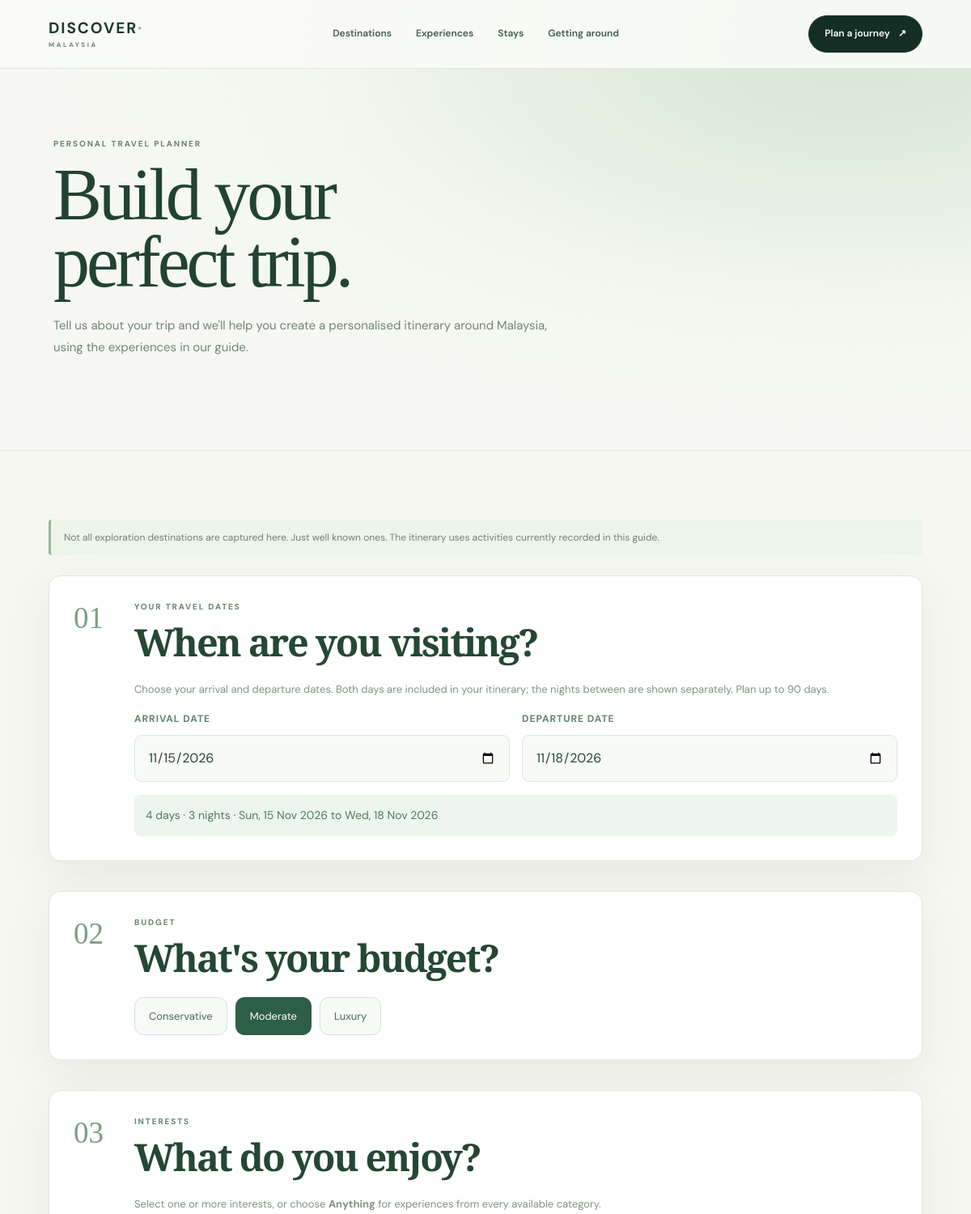
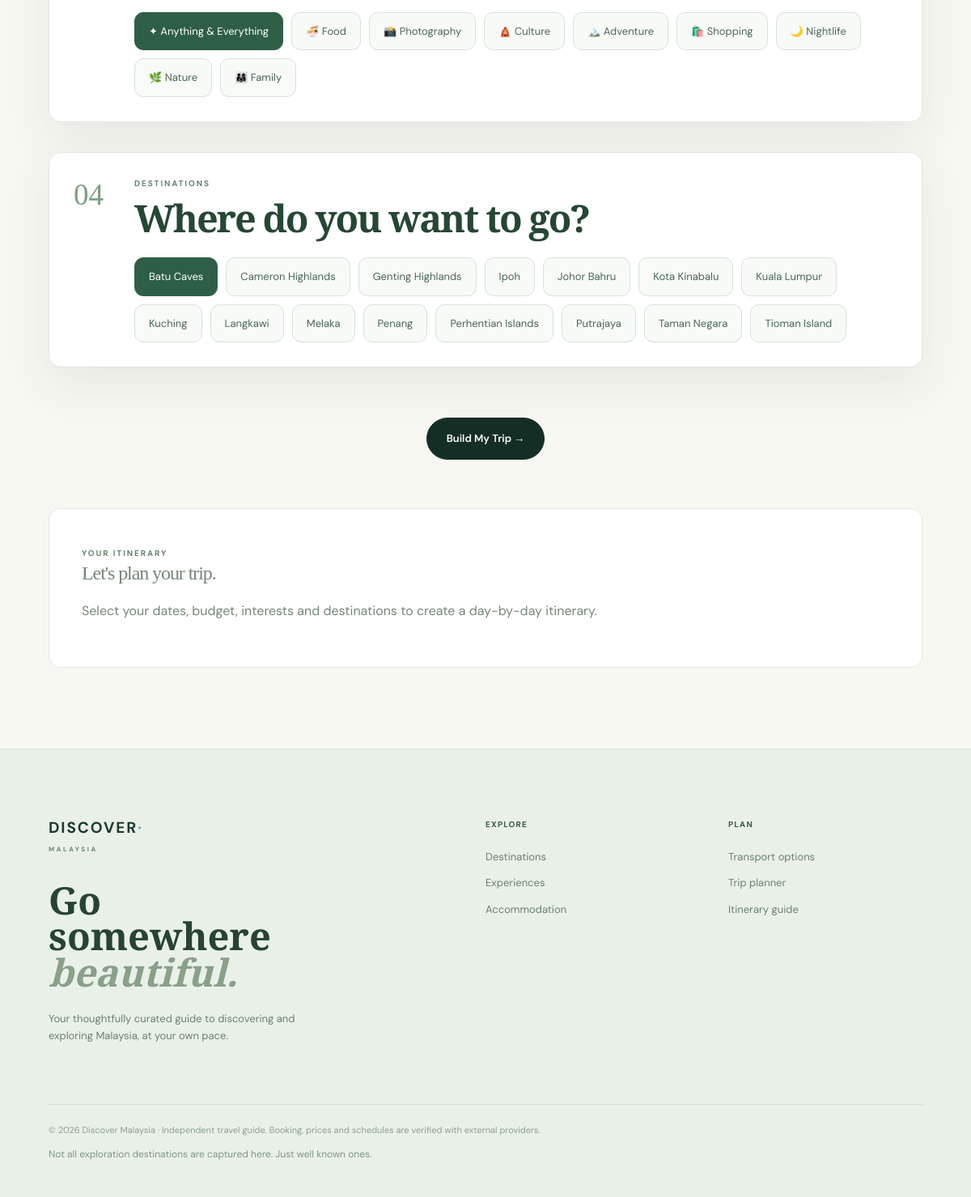
The app's page /trip-planner with its own data (2 pictures, top to bottom).
### tables this page shows
CREATE TABLE destinations (
    id INTEGER PRIMARY KEY AUTOINCREMENT,
    name TEXT NOT NULL,
    slug TEXT UNIQUE NOT NULL,
    description TEXT,
    image TEXT
, latitude REAL, longitude REAL);

### app.py (the view)
@app.route("/trip-planner")
def trip_planner():
    connection = get_db_connection()
    destinations = connection.execute("SELECT name,slug FROM destinations ORDER BY name").fetchall()
    connection.close()
    selected=request.args.get('destination','').strip()
    matching=next((d['name'] for d in destinations if selected in (d['name'],d['slug'])),None)
    return render_template('trip_planner.html', destinations=destinations, selected_destination=matching)

### database/db.py (called while the page is built)
def get_db_connection():
    connection = sqlite3.connect(DATABASE_PATH)
    connection.row_factory = sqlite3.Row
    return connection

### templates/trip_planner.html (shortened to what this page needs)
{% extends "base.html" %}
{% block content %}
<section class="page-hero">
    <div class="container page-hero-content">
        <p class="section-label">
            PERSONAL TRAVEL PLANNER
        </p>
        <h1>
            Build your<br>
            perfect trip.
        </h1>
        <p>
            Tell us about your trip and we'll help you
            create a personalised itinerary around
            Malaysia, using the experiences in our guide.
        </p>
    </div>
</section>
<section class="planner-section">
    <p class="coverage-disclaimer inline-disclaimer">Not all exploration destinations are captured here. Just well known ones. The itinerary uses activities currently recorded in this guide.</p>
    <div class="planner-form">
        <div class="planner-step">
            <span>01</span>
            <div>
                <p class="section-label">YOUR TRAVEL DATES</p>
                <h2>When are you visiting?</h2>
                <p class="choice-helper">Choose your arrival and departure dates. Both days are included in your itinerary; the nights between are shown separately. Plan up to 90 days.</p>
                <div class="date-range">
                    <div class="date-field">
                        <label for="tripStartDate">ARRIVAL DATE</label>
                        <input type="date" id="tripStartDate" name="start_date" required>
                    </div>
                    <div class="date-field">
                        <label for="tripEndDate">DEPARTURE DATE</label>
                        <input type="date" id="tripEndDate" name="end_date" required>
                    </div>
                </div>
                <div class="date-summary" id="tripLengthSummary" aria-live="polite">Choose dates to see your trip duration.</div>
            </div>
        </div>
        <div class="planner-step">
            <span>
                02
            </span>
            <div>
                <p class="section-label">
                    BUDGET
                </p>
                <h2>
                    What's your budget?
                </h2>
                <div class="option-grid">
                    <button
                        type="button"
                        class="planner-option"
                        data-type="budget"
                        data-value="conservative"
                    >
                        Conservative
                    </button>
                    <button
                        type="button"
                        class="planner-option selected"
                        data-type="budget"
                        data-value="moderate"
                    >
                        Moderate
                    </button>
                    <button
                        type="button"
                        class="planner-option"
                        data-type="budget"
                        data-value="luxury"
                    >
                        Luxury
                    </button>
                </div>
            </div>
        </div>
        <div class="planner-step">
            <span>
                03
            </span>
            <div>
                <p class="section-label">
                    INTERESTS
                </p>
                <h2>
                    What do you enjoy?
                </h2>
                <p class="choice-helper">Select one or more interests, or choose <strong>Anything</strong> for experiences from every available category.</p>
                <div class="interest-grid">
                    <button type="button" class="planner-option selected" data-type="interest" data-value="anything" aria-pressed="true">✦ Anything & Everything</button>
                    <button
                        type="button"
                        class="planner-option"
                        data-type="interest"
                        data-value="food"
                    >
                        🍜 Food
                    </button>
                    <button
                        type="button"
                        class="planner-option"
                        data-type="interest"
                        data-value="photography"
                    >
                        📸 Photography
                    </button>
                    <button
                        type="button"
                        class="planner-option"
                        data-type="interest"
                        data-value="culture"
                    >
                        🛕 Culture
                    </button>
                    <button
                        type="button"
                        class="planner-option"
                        data-type="interest"
                        data-value="adventure"
                    >
                        🏔️ Adventure
                    </button>
                    <button
                        type="button"
                        class="planner-option"
                        data-type="interest"
                        data-value="shopping"
                    >
                        🛍️ Shopping
                    </button>
                    <button
                        type="button"
                        class="planner-option"
                        data-type="interest"
                        data-value="nightlife"
                    >
                        🌙 Nightlife
                    </button>
                    <button
                        type="button"
                        class="planner-option"
                        data-type="interest"
                        data-value="nature"
                    >
                        🌿 Nature
                    </button>
                    <button
                        type="button"
                        class="planner-option"
                        data-type="interest"
                        data-value="family"
                    >
                        👨‍👩‍👧 Family
                    </button>
                </div>
            </div>
        </div>
        <div class="planner-step">
            <span>
                04
            </span>
            <div>
                <p class="section-label">
                    DESTINATIONS
                </p>
                <h2>
                    Where do you want to go?
                </h2>
                <div class="interest-grid">{% for d in destinations %}<button type="button" class="planner-option {% if d['name']==selected_destination or (not selected_destination and loop.first) %}selected{% endif %}" data-type="destination" data-value="{{ d['name'] }}">{{ d['name'] }}</button>{% endfor %}</div>
            </div>
        </div>
        <div class="planner-submit">
            <button
                type="button"
                class="primary-button planner-main-button"
                id="generateTrip"
            >
                Build My Trip →
            </button>
        </div>
    </div>
    <section
        id="itineraryResults"
        class="itinerary-results"
    >
        <div class="planner-empty">
            <span class="section-label">
                YOUR ITINERARY
            </span>
            <h2>
                Let's plan your trip.
            </h2>
            <p>
                Select your dates, budget, interests and destinations to create a day-by-day itinerary.
            </p>
        </div>
    </section>
</section>
{% endblock %}

### static/css/style.css (style rules this page uses)
:root { --bg:#0c1715;--panel:#14231f;--panel2:#192d27;--line:#2c423a;--text:#f5f5ec;--muted:#a8bbb1;--accent:#44c69a;--accent-dark:#113d30;--serif:'Playfair Display',Georgia,serif;--sans:'DM Sans',Arial,sans-serif }
* { box-sizing:border-box }
html { scroll-behavior:smooth }
body { margin:0;background:var(--bg);color:var(--text);font-family:var(--sans);line-height:1.65 }
button,input,select { font:inherit }
button { cursor:pointer }
.container { width:min(1320px,90%);margin-inline:auto }
h1,h2,h3,p { margin-top:0 }
h1,h2 { font-family:var(--serif);font-weight:500;letter-spacing:-.045em;line-height:1.13 }
.nav-button,.primary-button,.small-button { border:0;display:inline-flex;align-items:center;justify-content:center;gap:10px;background:var(--accent);color:#09231a;font-weight:700;border-radius:6px;padding:13px 23px;font-size:13px;transition:transform .2s,background .2s }
.eyebrow,.section-label { font-size:11px;letter-spacing:.24em;color:var(--accent);font-weight:700;text-transform:uppercase }
.page-hero { padding:175px 0 90px;background:radial-gradient(circle at 85% 20%,#20664d66,transparent 50%),linear-gradient(135deg,#101f1b,#091411);border-bottom:1px solid var(--line) }
.page-hero h1 { font-size:clamp(52px,6vw,88px);margin:15px 0 20px }
.page-hero-content>p:not(.section-label) { max-width:610px;color:var(--muted) }
.transport-results-empty,.no-transport,.planner-empty,.planner-loading,.planner-error { padding:40px;background:var(--panel);border:1px solid var(--line);border-radius:10px }
.planner-section { width:min(1150px,90%);margin:0 auto;padding:90px 0 }
.planner-form { display:grid;gap:20px }
.planner-step { display:grid;grid-template-columns:55px 1fr;gap:20px;background:var(--panel);padding:32px;border:1px solid var(--line);border-radius:10px }
.planner-step>span { color:var(--accent);font-family:var(--serif);font-size:28px }
.planner-step h2 { font-family:var(--serif);font-size:clamp(25px,3vw,37px);margin:10px 0 25px }
.option-grid,.interest-grid { display:flex;flex-wrap:wrap;gap:10px }
.planner-option { border:1px solid #3c554a;background:#0d1d17;color:#dbe8df;padding:12px 17px;border-radius:6px;font-size:13px;transition:background .2s }
.planner-option.selected { background:var(--accent-dark);border-color:var(--accent);color:#bcf8d8 }
.planner-submit { display:flex;justify-content:center;padding:25px }
.planner-main-button { padding:17px 35px }
.itinerary-results { margin-top:35px }
.coverage-disclaimer { font-size:12px;line-height:1.7;color:#aacaba;opacity:.92;margin-top:10px }
.inline-disclaimer { background:#142b22;border-left:3px solid #42c992;padding:12px 16px;border-radius:4px;margin:0 0 25px }
.date-range { display:grid;grid-template-columns:repeat(2,minmax(0,1fr));gap:18px;margin-top:12px }
.date-field { display:flex;flex-direction:column;gap:9px }
.date-field label { font-size:12px;font-weight:700;color:#a8e9c6;letter-spacing:1px }
.date-field input { width:100%;padding:14px 16px;color:#f1f7ee;background:#173028;border:1px solid #4d775e;border-radius:8px;font:inherit;min-height:48px;color-scheme:dark }
.date-summary { margin-top:16px;padding:14px;border-radius:8px;background:#193d2e;color:#baf4d4;font-size:14px }
.planner-step .choice-helper { color:#a6bcaf;font-size:13px;margin:8px 0 16px;line-height:1.6 }

### static/css/immersive.css (style rules this page uses)
:root { --emerald:#48d3a2;--mint:#a7f6d5;--deep:#081613;--glass:rgba(15,39,31,.73) }
html { scroll-padding-top:100px }
body { background:#081613;overflow-x:hidden }
.page-hero,.destination-hero { background-color:#0b1f18 }
.page-hero:before { content:"";position:absolute;inset:0;pointer-events:none;background:radial-gradient(ellipse at 85% 12%,#3ea47025,transparent 51%) }
.page-hero-content { position:relative;z-index:1 }
.filter-bar,.route-planner,.planner-step,.guide-item,.travel-option,.attraction-card,.hotel-card { box-shadow:0 13px 38px #0002 }

### records on screen
destinations: name "Batu Caves"
destinations: name "Cameron Highlands"
destinations: name "Genting Highlands"
destinations: name "Ipoh"
destinations: name "Johor Bahru"
destinations: name "Kota Kinabalu"
destinations: name "Kuala Lumpur"
destinations: name "Kuching"
destinations: name "Langkawi"
destinations: name "Melaka"
destinations: name "Penang"
destinations: name "Perhentian Islands"
destinations: name "Putrajaya"
destinations: name "Taman Negara"
destinations: name "Tioman Island"
